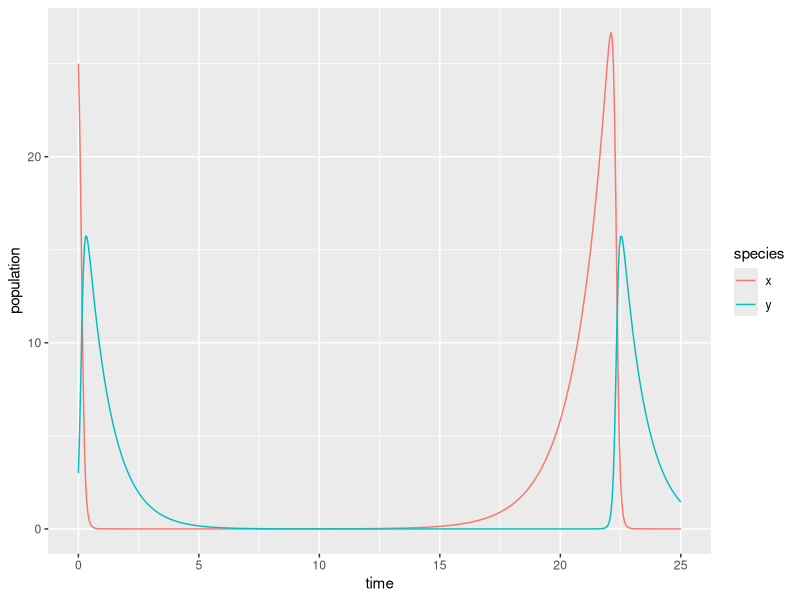

Source code (R):
## ---- chunk 1
knitr::opts_chunk$set(echo = TRUE)
library(tidyverse)
library(deSolve)
library(kableExtra)
## ---- chunk 2
# Create a sequence of times (days): 
time <- seq(0, 25, by = 0.05)

# Set some parameter values (these can change - keep it in mind):
parameters <- c(alpha = .75, beta = 0.8, delta = 0.5, gamma = 1)

# Set the initial condition (prey and predator populations at t = 0).
# Recall: x = prey, y = predator
init_cond <- c(x = 25, y = 3)

# Prepare the series of differential equations as a function: 
lk_equations <- function(time, init_cond, parameters) {
  with(as.list(c(init_cond, parameters)), {
    dxdt = alpha * x - beta * x * y
    dydt = delta * x * y - gamma * y
    return(list(c(dxdt, dydt)))
  })
}

# Find the approximate the solution using `deSolve::ode()`:
approx_lk <- ode(y = init_cond, times = time, func = lk_equations, parms = parameters)

# Check the class: 
class(approx_lk)

# We really want this to be a data frame, and we want both prey (x) and predator (y) to be in the same column -- we'll learn why in EDS 221 (tidy data)
approx_lk_df <- data.frame(approx_lk) %>% 
  pivot_longer(cols = c(x,y), names_to = "species", values_to = "population")

# Plot it! 
ggplot(data = approx_lk_df, aes(x = time, y = population)) +
  geom_line(aes(color = species))
